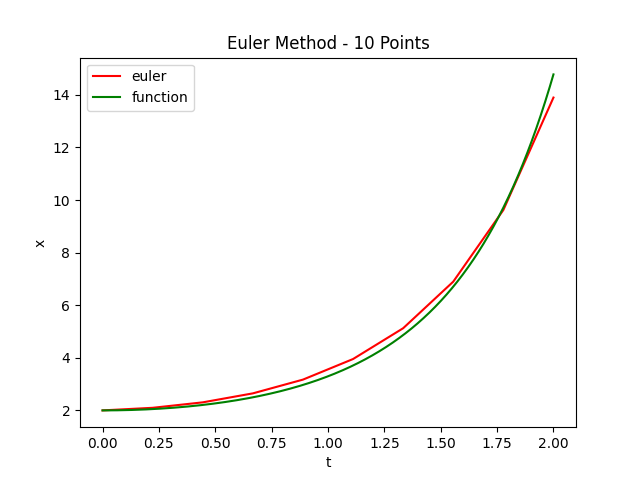

Python code for this plot:
import math
import numpy as np
import matplotlib.pyplot as plt

def f(x, t):
    return (2 * math.exp(t**2 / 2))

def dx(x, t):
    return (x * t)

def euler(ti, tf, n):

    dt = (tf - ti) / (n - 1)
    x0 = f(0, ti)
    arr_x1 = []
    arr_x2 = []
    arr_t1 = np.linspace(ti, tf, int(n))
    arr_t2 = np.linspace(ti, tf, 1000)

    for i in range(1000):
        arr_x2.append(f(x0, arr_t2[i]))

    for i in range(int(n)):
        x1 = x0 + dt * dx(x0, dt * i)
        x0 = x1
        arr_x1.append(x1)
    
    plt.plot(arr_t1, arr_x1, c='r', label='euler')
    plt.plot(arr_t2, arr_x2, c='g', label='function')
    plt.title('Euler Method - 10 Points')
    plt.xlabel('t')
    plt.ylabel('x')
    plt.legend()
    plt.show()

def main():
    euler(0, 2, 10.0)

main()
